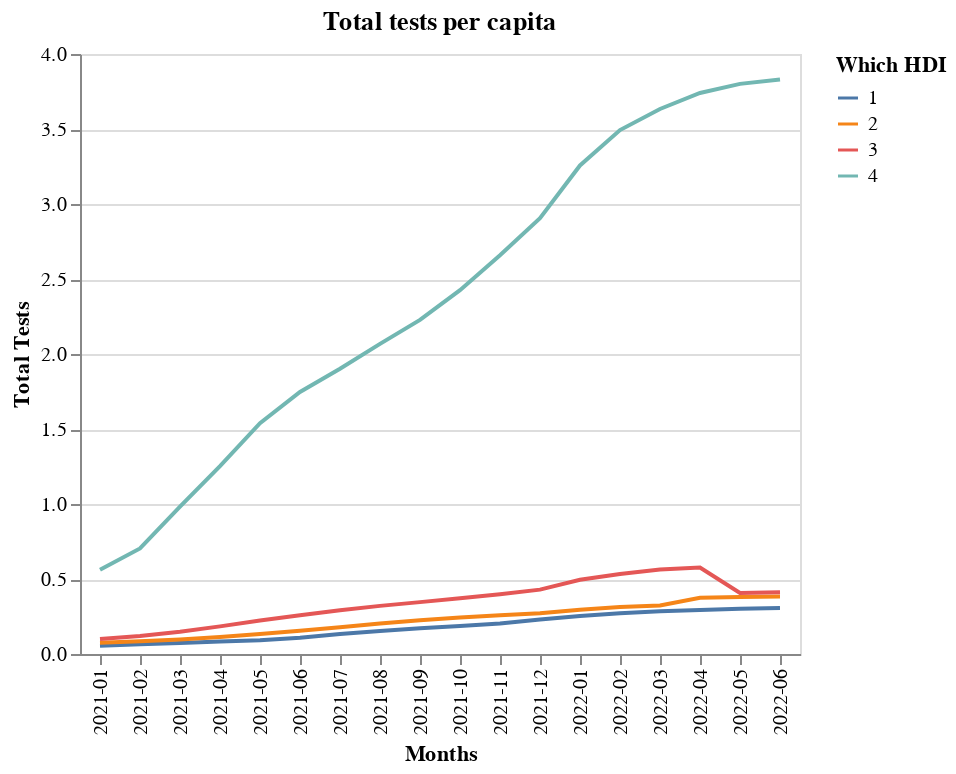

Notebook code for this chart:
### Code cell
#@title Comparison 2
selection = alt.selection_multi(fields=['Which HDI'],bind=('legend'))

visualisation2 = alt.Chart(comparison_total_testsnew).mark_line().encode(
    x=alt.X('Months'),
    y='Total Tests',
    color = 'Which HDI:N',
    opacity=alt.condition(selection, alt.value(1), alt.value(0.2))
).add_selection(
    selection
).properties(title='Total tests per capita')
visualisation2

### Figure 1 — Vega-Lite specification as saved in the notebook (floating-point values rounded to 4 significant figures)
{"config": {"view": {"continuousWidth": 400, "continuousHeight": 300}}, "data": {"name": "data-03b8355045359b7682f22ff88047c82a"}, "mark": "line", "encoding": {"color": {"field": "Which HDI", "type": "nominal"}, "opacity": {"condition": {"value": 1, "selection": "selector018"}, "value": 0.2}, "x": {"field": "Months", "type": "nominal"}, "y": {"field": "Total Tests", "type": "quantitative"}}, "selection": {"selector018": {"type": "multi", "fields": ["Which HDI"], "bind": "legend"}}, "title": "Total tests per capita", "$schema": "https://vega.github.io/schema/vega-lite/v4.17.0.json", "datasets": {"data-03b8355045359b7682f22ff88047c82a": [{"Months": "2021-01", "Total Tests": 0.05522, "Which HDI": 1}, {"Months": "2021-02", "Total Tests": 0.06444, "Which HDI": 1}, {"Months": "2021-03", "Total Tests": 0.07374, "Which HDI": 1}, {"Months": "2021-04", "Total Tests": 0.08318, "Which HDI": 1}, {"Months": "2021-05", "Total Tests": 0.09183, "Which HDI": 1}, {"Months": "2021-06", "Total Tests": 0.1077, "Which HDI": 1}, {"Months": "2021-07", "Total Tests": 0.1333, "Which HDI": 1}, {"Months": "2021-08", "Total Tests": 0.1533, "Which HDI": 1}, {"Months": "2021-09", "Total Tests": 0.172, "Which HDI": 1}, {"Months": "2021-10", "Total Tests": 0.1866, "Which HDI": 1}, {"Months": "2021-11", "Total Tests": 0.2028, "Which HDI": 1}, {"Months": "2021-12", "Total Tests": 0.2302, "Which HDI": 1}, {"Months": "2022-01", "Total Tests": 0.2541, "Which HDI": 1}, {"Months": "2022-02", "Total Tests": 0.272, "Which HDI": 1}, {"Months": "2022-03", "Total Tests": 0.2847, "Which HDI": 1}, {"Months": "2022-04", "Total Tests": 0.2929, "Which HDI": 1}, {"Months": "2022-05", "Total Tests": 0.3011, "Which HDI": 1}, {"Months": "2022-06", "Total Tests": 0.3065, "Which HDI": 1}, {"Months": "2021-01", "Total Tests": 0.07562, "Which HDI": 2}, {"Months": "2021-02", "Total Tests": 0.08467, "Which HDI": 2}, {"Months": "2021-03", "Total Tests": 0.09636, "Which HDI": 2}, {"Months": "2021-04", "Total Tests": 0.1136, "Which HDI": 2}, {"Months": "2021-05", "Total Tests": 0.1334, "Which HDI": 2}, {"Months": "2021-06", "Total Tests": 0.1556, "Which HDI": 2}, {"Months": "2021-07", "Total Tests": 0.179, "Which HDI": 2}, {"Months": "2021-08", "Total Tests": 0.2031, "Which HDI": 2}, {"Months": "2021-09", "Total Tests": 0.2249, "Which HDI": 2}, {"Months": "2021-10", "Total Tests": 0.2437, "Which HDI": 2}, {"Months": "2021-11", "Total Tests": 0.2581, "Which HDI": 2}, {"Months": "2021-12", "Total Tests": 0.2723, "Which HDI": 2}, {"Months": "2022-01", "Total Tests": 0.2947, "Which HDI": 2}, {"Months": "2022-02", "Total Tests": 0.314, "Which HDI": 2}, {"Months": "2022-03", "Total Tests": 0.3229, "Which HDI": 2}, {"Months": "2022-04", "Total Tests": 0.3749, "Which HDI": 2}, {"Months": "2022-05", "Total Tests": 0.3802, "Which HDI": 2}, {"Months": "2022-06", "Total Tests": 0.3835, "Which HDI": 2}, {"Months": "2021-01", "Total Tests": 0.09928, "Which HDI": 3}, {"Months": "2021-02", "Total Tests": 0.1203, "Which HDI": 3}, {"Months": "2021-03", "Total Tests": 0.1478, "Which HDI": 3}, {"Months": "2021-04", "Total Tests": 0.1842, "Which HDI": 3}, {"Months": "2021-05", "Total Tests": 0.2226, "Which HDI": 3}, {"Months": "2021-06", "Total Tests": 0.2584, "Which HDI": 3}, {"Months": "2021-07", "Total Tests": 0.2918, "Which HDI": 3}, {"Months": "2021-08", "Total Tests": 0.3208, "Which HDI": 3}, {"Months": "2021-09", "Total Tests": 0.3459, "Which HDI": 3}, {"Months": "2021-10", "Total Tests": 0.3716, "Which HDI": 3}, {"Months": "2021-11", "Total Tests": 0.3978, "Which HDI": 3}, {"Months": "2021-12", "Total Tests": 0.4291, "Which HDI": 3}, {"Months": "2022-01", "Total Tests": 0.4953, "Which HDI": 3}, {"Months": "2022-02", "Total Tests": 0.5333, "Which HDI": 3}, {"Months": "2022-03", "Total Tests": 0.5631, "Which HDI": 3}, {"Months": "2022-04", "Total Tests": 0.5768, "Which HDI": 3}, {"Months": "2022-05", "Total Tests": 0.4063, "Which HDI": 3}, {"Months": "2022-06", "Total Tests": 0.4121, "Which HDI": 3}, {"Months": "2021-01", "Total Tests": 0.5622, "Which HDI": 4}, {"Months": "2021-02", "Total Tests": 0.7036, "Which HDI": 4}, {"Months": "2021-03", "Total Tests": 0.9824, "Which HDI": 4}, {"Months": "2021-04", "Total Tests": 1.253, "Which HDI": 4}, {"Months": "2021-05", "Total Tests": 1.539, "Which HDI": 4}, {"Months": "2021-06", "Total Tests": 1.747, "Which HDI": 4}, {"Months": "2021-07", "Total Tests": 1.902, "Which HDI": 4}, {"Months": "2021-08", "Total Tests": 2.068, "Which HDI": 4}, {"Months": "2021-09", "Total Tests": 2.227, "Which HDI": 4}, {"Months": "2021-10", "Total Tests": 2.426, "Which HDI": 4}, {"Months": "2021-11", "Total Tests": 2.659, "Which HDI": 4}, {"Months": "2021-12", "Total Tests": 2.905, "Which HDI": 4}, {"Months": "2022-01", "Total Tests": 3.257, "Which HDI": 4}, {"Months": "2022-02", "Total Tests": 3.493, "Which HDI": 4}, {"Months": "2022-03", "Total Tests": 3.633, "Which HDI": 4}, {"Months": "2022-04", "Total Tests": 3.74, "Which HDI": 4}, {"Months": "2022-05", "Total Tests": 3.801, "Which HDI": 4}, {"Months": "2022-06", "Total Tests": 3.831, "Which HDI": 4}]}}
